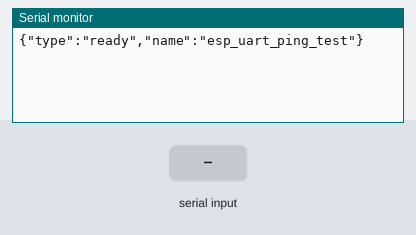
The sketch below on a simulated Arduino Uno, built with avr-gcc and run on an emulated ATmega328P. On the bench: the last lines printed to the serial monitor. The inputs (shaded band) are chosen by the test bench.

Above: at 1.5 s.
1.6 s: "PING\n" received over Serial
At 2.1 s:
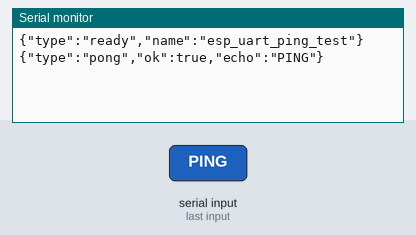
3.1 s: "HELLO\n" received over Serial
At 4.3 s:
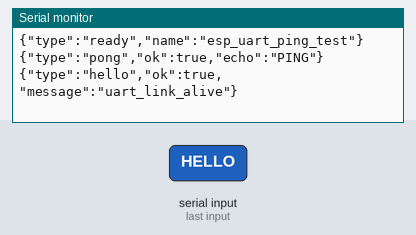
4.6 s: "1\n" received over Serial
At 5.7 s:
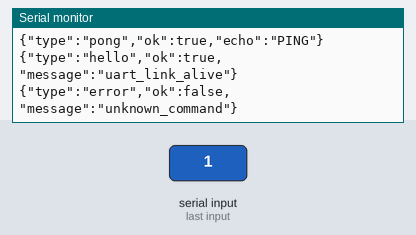

Measured:
- after the input at 1.6 s, the serial monitor: prints a new line at once (image 1)
- after the input at 3.1 s, the serial monitor: prints a new line at once (image 2)
- after the input at 4.6 s, the serial monitor: prints a new line at once (image 3)

The sketch:

esp_uart_ping_test.ino
```cpp
#include <Arduino.h>

const uint32_t UART_BAUD = 115200;

void setup() {
  Serial.begin(UART_BAUD);
  delay(300);
  Serial.println("{\"type\":\"ready\",\"name\":\"esp_uart_ping_test\"}");
}

void loop() {
  if (!Serial.available()) {
    delay(5);
    return;
  }

  String line = Serial.readStringUntil('\n');
  line.trim();
  if (line.length() == 0) {
    return;
  }

  if (line.startsWith("PING")) {
    Serial.println("{\"type\":\"pong\",\"ok\":true,\"echo\":\"PING\"}");
  } else if (line.startsWith("HELLO")) {
    Serial.println("{\"type\":\"hello\",\"ok\":true,\"message\":\"uart_link_alive\"}");
  } else {
    Serial.println("{\"type\":\"error\",\"ok\":false,\"message\":\"unknown_command\"}");
  }
}
```
